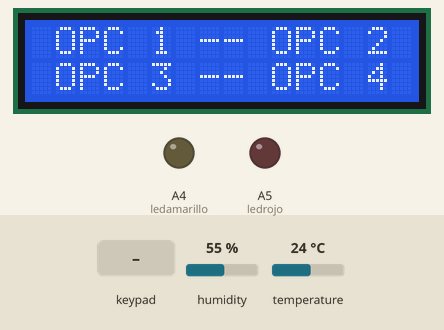
This sketch was run on a simulated Arduino Uno, built with avr-gcc and run on an emulated ATmega328P. Parts: 16×2 character LCD, output pins drawn as LEDs (lit = HIGH). Inputs (shaded band) come from the test bench; at power-on: humidity 55 %, temperature 24 °C.

Above: at 1.2 s.
1.3 s: keypad keys 1 3 1 0 9 8 # pressed 0.4 s apart
At 4.0 s:
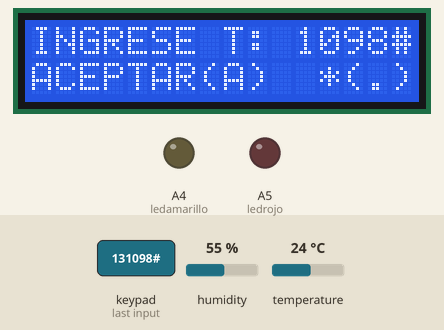
5.6 s: key 'A' pressed
At 6.7 s:
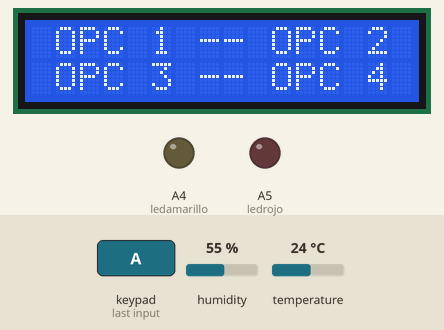
7.1 s: key '2' pressed
At 7.9 s:
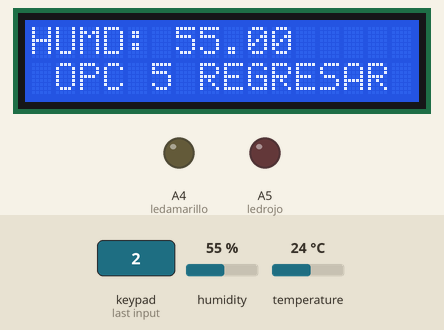
8.6 s: keypad keys 1 3 1 0 9 8 D pressed 0.4 s apart
At 12.2 s:
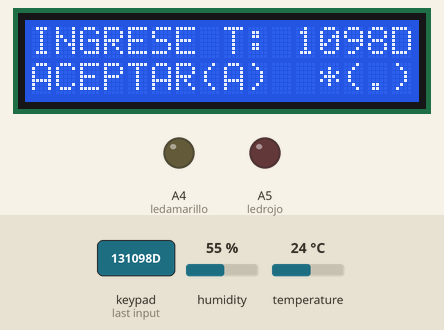
Timing chart, 0 to 13.7 s (numbered marks = the images above; inputs shaded):
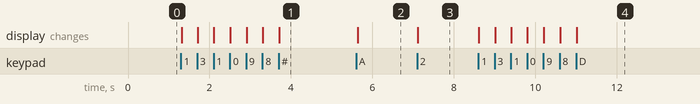

The sketch:

Temperatura.ino
```cpp
#include <DHT.h>
#include <Keypad.h>
#include <LiquidCrystal.h>

#define DHTPIN 7
#define DHTTYPE DHT11

DHT dht(DHTPIN, DHTTYPE);


char ukey;
String temp;
String hum;


const byte rowsCount = 4;
const byte columsCount = 4;

char keys[rowsCount][columsCount] = {
   { '1','2','3', 'A' },
   { '4','5','6', 'B' },
   { '7','8','9', 'C' },
   { '.','0','#', 'D' }
};

const byte rowPins[rowsCount] = { A0, A1, A2, A3 };
const byte columnPins[columsCount] = { 13, 10, 9, 8 };

Keypad keypad = Keypad(makeKeymap(keys), rowPins, columnPins, rowsCount, columsCount);

const int rs = 12,
          en = 11,
          d4 = 5,
          d5 = 4,
          d6 = 3,
          d7 = 2;


LiquidCrystal lcd(rs, en, d4, d5, d6, d7);
boolean itemperatura=false;
boolean ihumedad=false;
float lh;
float lt;
float h;
float t;

int op=5;

int ledamarillo=A4;
int ledrojo=A5;


void setup() {
  pinMode(ledamarillo,OUTPUT);
  pinMode(ledrojo,OUTPUT);

  digitalWrite(ledamarillo,LOW);
  digitalWrite(ledrojo,LOW);

  lcd.begin(16,2);
  dht.begin();

}

void loop() {


    do{
      h = dht.readHumidity(); //Leemos la Humedad
      t = dht.readTemperature(); //Leemos la temperatura en grados Celsius
      if(ihumedad && h>lh){
        lcd.setCursor(0,0);
        lcd.print("ALERTA!!!       ");
        lcd.setCursor(0,1);
        lcd.print("HUMED: "),
        lcd.print(h);
        lcd.print("           ");
        digitalWrite(ledrojo,HIGH);
        delay(100);
        digitalWrite(ledrojo,LOW);
        delay(100);
        tone(6, 200, 300);
      }
      if(itemperatura && t>lt){
        lcd.setCursor(0,0);
        lcd.print("ALERTA!!!       ");
        lcd.setCursor(0,1);
        lcd.print("TEMP: "),
        lcd.print(t);
        lcd.print("           ");
        digitalWrite(ledamarillo,HIGH);
        delay(100);
        digitalWrite(ledamarillo,LOW);
        delay(100);
        tone(6, 200, 300);
      }
    }while((ihumedad && h>lh) || (itemperatura && t>lt));


  char key = keypad.getKey();
  if (key) {
      switch(key){
        case '1': op=1;break;
        case '2': op=2;break;
        case '3': op=3;break;
        case '4': op=4;break;
        case '5': op=5;break;
      }
   }

  switch(op){
    default:
          lcd.setCursor(0,0);
          lcd.print(" OPC 1 -- OPC 2 ");
          lcd.setCursor(0,1);
          lcd.print(" OPC 3 -- OPC 4 ");
    break;

    case 1:
          lcd.setCursor(0,0);
          lcd.print("TEMP: ");
          lcd.print(t);
          lcd.print(" C       ");
          lcd.setCursor(0,1);
          lcd.print(" OPC 5 REGRESAR ");
    break;
    case 2:
          lcd.setCursor(0,0);
          lcd.print("HUMD: ");
          lcd.print(h);
          lcd.print("           ");
          lcd.setCursor(0,1);
          lcd.print(" OPC 5 REGRESAR ");
    break;
    case 3:
          temp="";
          lcd.setCursor(0,1);
          lcd.print("ACEPTAR(A)  *(.)");
          do{
            ukey = keypad.getKey();
            lcd.setCursor(0,0);
            lcd.print("INGRESE T: ");
            lcd.print(temp);
            lcd.print("           ");
            if(ukey and ukey!='A'){
              temp = temp + ukey;
            }
          }while(ukey!='A');
          lt = temp.toFloat();
          itemperatura=true;
          op=5;
    break;
    case 4:
          hum="";
          lcd.setCursor(0,1);
          lcd.print("ACEPTAR(A)  *(.)");
          do{
            ukey = keypad.getKey();
            lcd.setCursor(0,0);
            lcd.print("INGRESE H: ");
            lcd.print(hum);
            lcd.print("           ");
            if(ukey and ukey!='A'){
              hum = hum + ukey;
            }
          }while(ukey!='A');
          lh = hum.toFloat();
          ihumedad=true;
          op=5;
    break;
  }


}
```

Measured:
- after the input at 1.3 s, the display: first changes at once (image 1 shows a later state)
- after the input at 5.6 s, the display: changes at once (image 2)
- after the input at 7.1 s, the display: changes at once (image 3)
- after the input at 8.6 s, the display: first changes at once (image 4 shows a later state)
